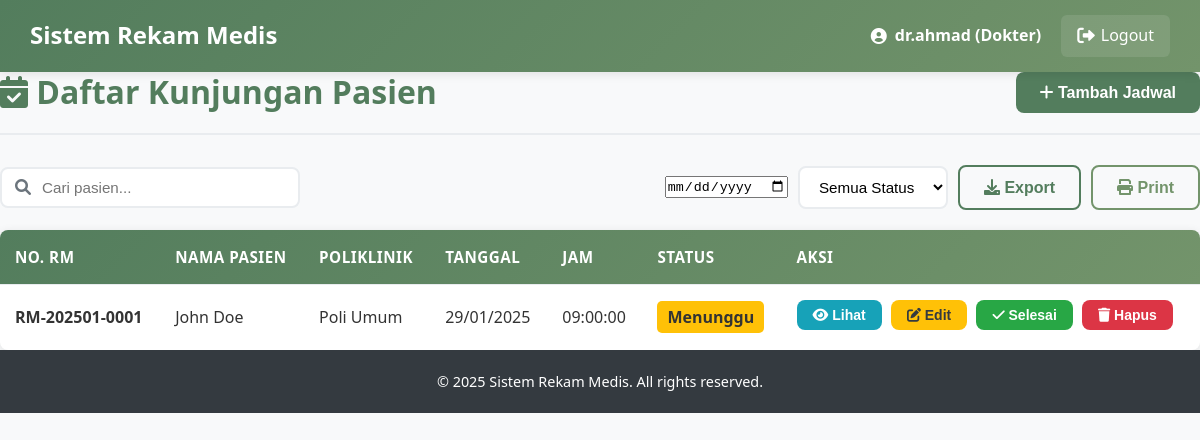
The app's page /medis_trysthan-main/Trys_Proj/doctor/visits.php (signed in) with its own data.
### tables this page shows
CREATE TABLE `kunjungan` (
  `id_kunjungan` int(11) NOT NULL,
  `tgl_kunjungan` date NOT NULL,
  `id_pasien` int(11) DEFAULT NULL,
  `id_dokter` int(11) DEFAULT NULL,
  `id_poli` int(11) DEFAULT NULL,
  `jam_kunjungan` time DEFAULT NULL,
  `created_at` timestamp NOT NULL DEFAULT current_timestamp(),
  `updated_at` timestamp NOT NULL DEFAULT current_timestamp() ON UPDATE current_timestamp(),
  `keluhan` text DEFAULT NULL,
  `tindakan_resep` varchar(255) DEFAULT NULL,
  `petugas_medis` varchar(100) DEFAULT NULL,
  `status` enum('menunggu','sedang_diperiksa','selesai','batal') NOT NULL DEFAULT 'menunggu',
  `status_kunjungan` varchar(20) NOT NULL DEFAULT 'menunggu'
);

CREATE TABLE `pasien` (
  `id_pasien` int(11) NOT NULL,
  `no_rm` varchar(20) NOT NULL,
  `nm_pasien` varchar(100) NOT NULL,
  `tgl_lhr` date DEFAULT NULL,
  `alamat` text DEFAULT NULL,
  `telepon` varchar(15) DEFAULT NULL,
  `no_hp` varchar(15) DEFAULT NULL,
  `jenis_kelamin` enum('L','P') DEFAULT NULL,
  `nm_kk` varchar(100) DEFAULT NULL,
  `hub_kel` varchar(50) DEFAULT NULL,
  `id_user` int(11) DEFAULT NULL,
  `created_at` timestamp NOT NULL DEFAULT current_timestamp(),
  `updated_at` timestamp NOT NULL DEFAULT current_timestamp() ON UPDATE current_timestamp()
);

CREATE TABLE `poliklinik` (
  `id_poli` int(11) NOT NULL,
  `nm_poli` varchar(100) NOT NULL,
  `lokasi` varchar(100) DEFAULT NULL,
  `created_at` timestamp NOT NULL DEFAULT current_timestamp(),
  `updated_at` timestamp NOT NULL DEFAULT current_timestamp() ON UPDATE current_timestamp()
);

### medis_trysthan-main/Trys_Proj/includes/functions.php (called while the page is built, shortened)
<?php
function getDoctorId($conn, $user_id) {
    $stmt = $conn->prepare("SELECT id_dokter FROM dokter WHERE id_user = ?");
    $stmt->bind_param("i", $user_id);
    $stmt->execute();
    $result = $stmt->get_result();
    if ($result->num_rows > 0) {
        $row = $result->fetch_assoc();
        return $row['id_dokter'];
    }
    return null;
}
?>

### medis_trysthan-main/Trys_Proj/doctor/visits.php (the view, shortened to what this page needs)
<?php
include '../config/database.php';
include '../includes/functions.php';
$page_title = "Daftar Kunjungan Pasien";
$doctor_id = getDoctorId($conn, $_SESSION['user_id']);
$doctor_info = null;
if (!empty($doctor_id) && is_numeric($doctor_id)) {
    $stmt = $conn->prepare("SELECT id_poli FROM dokter WHERE id_dokter = ?");
    $stmt->bind_param("i", $doctor_id);
    $stmt->execute();
    $result_doctor_info = $stmt->get_result();
    if ($result_doctor_info->num_rows > 0) {
        $doctor_info = $result_doctor_info->fetch_assoc();
    }
}
$search = isset($_GET['search']) ? $_GET['search'] : '';
$date_filter = isset($_GET['date_filter']) ? $_GET['date_filter'] : '';
$search_condition = "";
$params = [];
$types = "";
if (!empty($doctor_info) && isset($doctor_info['id_poli'])) {
    $search_condition .= "WHERE k.id_poli = ?";
    $params[] = $doctor_info['id_poli'];
    $types .= "i";
}
$page = isset($_GET['page']) ? (int)$_GET['page'] : 1;
$limit = 10;
$offset = ($page - 1) * $limit;
$sql = "SELECT k.*, p.nm_pasien, p.no_rm, pol.nm_poli,
                rm.diagnosa, rm.tindakan  -- Ganti keterangan
        FROM kunjungan k
        JOIN pasien p ON k.id_pasien = p.id_pasien
        JOIN poliklinik pol ON k.id_poli = pol.id_poli
        LEFT JOIN rekam_medis rm ON k.id_kunjungan = rm.id_kunjungan
        $search_condition
        ORDER BY k.tgl_kunjungan DESC, k.jam_kunjungan DESC
        LIMIT ?, ?";
$stmt_visits = $conn->prepare($sql);
$pagination_params = $params;
$pagination_params[] = $offset;
$pagination_params[] = $limit;
$pagination_types = $types . "ii";
if (!empty($pagination_params)) {
    if (version_compare(PHP_VERSION, '8.0.0', '<')) {
        $ref_pagination_params = [];
        foreach ($pagination_params as $key => $value) {
            $ref_pagination_params[$key] = &$pagination_params[$key];
        }
        call_user_func_array([$stmt_visits, 'bind_param'], array_merge([$pagination_types], $ref_pagination_params));
    } else {
        $stmt_visits->bind_param($pagination_types, ...$pagination_params);
    }
}
$stmt_visits->execute();
$result = $stmt_visits->get_result();
?>
<!DOCTYPE html>
<html lang="en">
<head>
    <link rel="stylesheet" href="../css/style.css">
    <link rel="stylesheet" href="https://cdnjs.cloudflare.com/ajax/libs/font-awesome/6.0.0-beta3/css/all.min.css">
</head>
<body>
    <?php include '../includes/header.php'; ?>
    <div class="main-container">
        <div class="content-header">
            <h2><i class="fas fa-calendar-check"></i> <?php echo $page_title; ?></h2>
            <button class="btn btn-primary" onclick="openModal('addModal')">
                <i class="fas fa-plus"></i> Tambah Jadwal
            </button>
        </div>
        <div class="table-filters">
            <div class="search-box">
                <i class="fas fa-search"></i>
                <input type="text" id="searchInput" placeholder="Cari pasien..." value="<?php echo htmlspecialchars($search); ?>">
            </div>
            <div class="filter-group">
                <input type="date" id="dateFilter" value="<?php echo htmlspecialchars($date_filter); ?>" onchange="filterByDate()">
                <select id="statusFilter" onchange="filterByStatus()">
                    <option value="">Semua Status</option>
                </select>
                <button class="btn btn-outline-primary" onclick="exportData()">
                    <i class="fas fa-download"></i> Export
                </button>
                <button class="btn btn-outline-secondary" onclick="printData()">
                    <i class="fas fa-print"></i> Print
                </button>
            </div>
        </div>
        <div class="table-container">
            <table class="data-table" id="visitsTable">
                <thead>
                    <tr>
                        <th>No. RM</th>
                        <th>Nama Pasien</th>
                        <th>Poliklinik</th>
                        <th>Tanggal</th>
                        <th>Jam</th>
                        <th>Status</th>
                        <th>Aksi</th>
                    </tr>
                </thead>
                <tbody>
                    <?php if ($result->num_rows > 0): ?>
                        <?php while ($row = $result->fetch_assoc()): ?>
                        <tr>
                            <td><strong><?php echo htmlspecialchars($row['no_rm']); ?></strong></td>
                            <td><?php echo htmlspecialchars($row['nm_pasien']); ?></td>
                            <td><?php echo htmlspecialchars($row['nm_poli']); ?></td>
                            <td><?php echo date('d/m/Y', strtotime($row['tgl_kunjungan'])); ?></td>
                            <td><?php echo htmlspecialchars($row['jam_kunjungan']); ?></td>
                            <td>
                                <span class="status-badge status-<?php echo strtolower(htmlspecialchars($row['status_kunjungan'])); ?>">
                                    <?php echo htmlspecialchars(ucfirst($row['status_kunjungan'])); ?>
                                </span>
                            </td>
                            <td class="action-buttons">
                                <button class="btn btn-info btn-sm" onclick="viewVisit(<?php echo $row['id_kunjungan']; ?>)">
                                    <i class="fas fa-eye"></i> Lihat
                                </button>
                                <button class="btn btn-warning btn-sm"
                                    onclick="editVisit(
                                        <?php echo $row['id_kunjungan']; ?>,
                                        '<?php echo htmlspecialchars($row['id_pasien']); ?>',
                                        '<?php echo htmlspecialchars($row['tgl_kunjungan']); ?>',
                                        '<?php echo htmlspecialchars($row['jam_kunjungan']); ?>',
                                        '<?php echo htmlspecialchars($row['diagnosa'] ?? ''); ?>',
                                        '<?php echo htmlspecialchars($row['tindakan'] ?? ''); ?>' // Ganti keterangan
                                    )">
                                    <i class="fas fa-edit"></i> Edit
                                </button>
                                <?php if ($row['status_kunjungan'] == 'menunggu'): ?>
                                <button class="btn btn-success btn-sm" onclick="confirmCompleteVisit(<?php echo $row['id_kunjungan']; ?>, '<?php echo htmlspecialchars($row['nm_pasien']); ?>')">
                                    <i class="fas fa-check"></i> Selesai
                                </button>
                                <?php endif; ?>
                                <button class="btn btn-danger btn-sm" onclick="deleteVisit(<?php echo $row['id_kunjungan']; ?>, '<?php echo htmlspecialchars($row['nm_pasien']); ?>')">
                                    <i class="fas fa-trash"></i> Hapus
                                </button>
                            </td>
                        </tr>
                        <?php endwhile; ?>
                    <?php else: ?>
                        <tr>
                            <td colspan="7" class="text-center">Tidak ada data kunjungan</td>
                        </tr>
                    <?php endif; ?>
                </tbody>
            </table>
        </div>
    </div>
    <?php include '../includes/footer.php'; ?>
</body>
</html>

### medis_trysthan-main/Trys_Proj/css/style.css (style rules this page uses)
* { margin: 0; padding: 0; box-sizing: border-box; }
body { font-family: "Segoe UI", Tahoma, Geneva, Verdana, sans-serif; line-height: 1.6; color: #333; background-color: #f8f9fa; }
:root { --primary-color: #537d5d; --primary-dark: #3e5e45; --primary-light: #6a9975; --secondary-color: #73946b; --secondary-dark: #5a7553; --secondary-light: #8bac83; --accent-color: #9ebc8a; --accent-dark: #85a371; --accent-light: #b7d5a3; --light-color: #d2d0a0; --light-dark: #b9b787; --light-light: #ebe9b9; --white: #ffffff; --off-white: #f9f9f9; --gray-light: #f8f9fa; --gray-medium: #6c757d; --gray-dark: #343a40; --success: #28a745; --success-dark: #1e7e34; --danger: #dc3545; --danger-dark: #bd2130; --warning: #ffc107; --warning-dark: #d39e00; --info: #17a2b8; --info-dark: #117a8b; }
h1, h2, h3, h4, h5, h6 { font-weight: 700; line-height: 1.2; margin-bottom: 0.5em; color: var(--gray-dark); }
h2 { font-size: 2rem; }
.btn { display: inline-block; padding: 12px 24px; border: none; border-radius: 8px; font-size: 1rem; font-weight: 600; text-decoration: none; text-align: center; cursor: pointer; transition: all 0.3s ease; line-height: 1; position: relative; overflow: hidden; }
.btn::after { content: ""; position: absolute; top: 50%; left: 50%; width: 5px; height: 5px; background: rgba(255, 255, 255, 0.5); opacity: 0; border-radius: 100%; transform: scale(1, 1) translate(-50%); transform-origin: 50% 50%; }
.btn-primary { background-color: var(--primary-color); color: var(--white); }
.btn-info { background-color: var(--info); color: var(--white); }
.btn-danger { background-color: var(--danger); color: var(--white); }
.btn-success { background-color: var(--success); color: var(--white); }
.btn-warning { background-color: var(--warning); color: var(--gray-dark); }
.btn-outline-primary { background-color: transparent; color: var(--primary-color); border: 2px solid var(--primary-color); }
.btn-outline-secondary { background-color: transparent; color: var(--secondary-color); border: 2px solid var(--secondary-color); }
.btn-sm { padding: 8px 16px; font-size: 0.875rem; }
.content-header { display: flex; justify-content: space-between; align-items: center; margin-bottom: 30px; padding-bottom: 20px; border-bottom: 2px solid #e9ecef; }
.content-header h2 { color: var(--primary-color); font-size: 2rem; font-weight: 700; margin: 0; }
.data-table { width: 100%; border-collapse: collapse; background: var(--white); border-radius: 8px; overflow: hidden; box-shadow: 0 2px 10px rgba(0, 0, 0, 0.1); }
.data-table thead { background: linear-gradient(135deg, var(--primary-color), var(--secondary-color)); color: var(--white); }
.data-table th, .data-table td { padding: 15px; text-align: left; border-bottom: 1px solid #e9ecef; }
.data-table th { font-weight: 600; font-size: 0.95rem; text-transform: uppercase; letter-spacing: 0.5px; }
.data-table tbody tr { transition: background-color 0.3s ease; }
.data-table tbody tr:last-child td { border-bottom: none; }
.table-filters { display: flex; justify-content: space-between; align-items: center; margin-bottom: 20px; flex-wrap: wrap; gap: 15px; }
.table-filters .search-box { position: relative; max-width: 300px; width: 100%; }
.table-filters .search-box input { width: 100%; padding: 10px 15px 10px 40px; border: 2px solid #e9ecef; border-radius: 8px; font-size: 0.95rem; transition: all 0.3s ease; }
.table-filters .search-box i { position: absolute; left: 15px; top: 50%; transform: translateY(-50%); color: var(--gray-medium); }
.table-filters .filter-group { display: flex; gap: 10px; align-items: center; }
.table-filters .filter-group select { padding: 10px 15px; border: 2px solid #e9ecef; border-radius: 8px; font-size: 0.95rem; transition: all 0.3s ease; background-color: var(--white); }

### medis_trysthan-main/Trys_Proj/doctor/visits.php (style rules this page uses)
.status-badge { padding: 5px 10px; border-radius: 5px; font-weight: bold; color: #fff; }
.status-menunggu { background-color: #ffc107; color: #333; }
.action-buttons button { margin-right: 5px; margin-bottom: 5px; }

### records on screen
kunjungan: id_pasien.no_rm "RM-202501-0001", id_pasien.nm_pasien "John Doe", id_poli.nm_poli "Poli Umum", tgl_kunjungan "29/01/2025", jam_kunjungan "09:00:00", status_kunjungan "Menunggu"

### other values on screen
$_SESSION['username'] "dr.ahmad"
$_SESSION['role'] "Dokter"
$page_title "Daftar Kunjungan Pasien"
